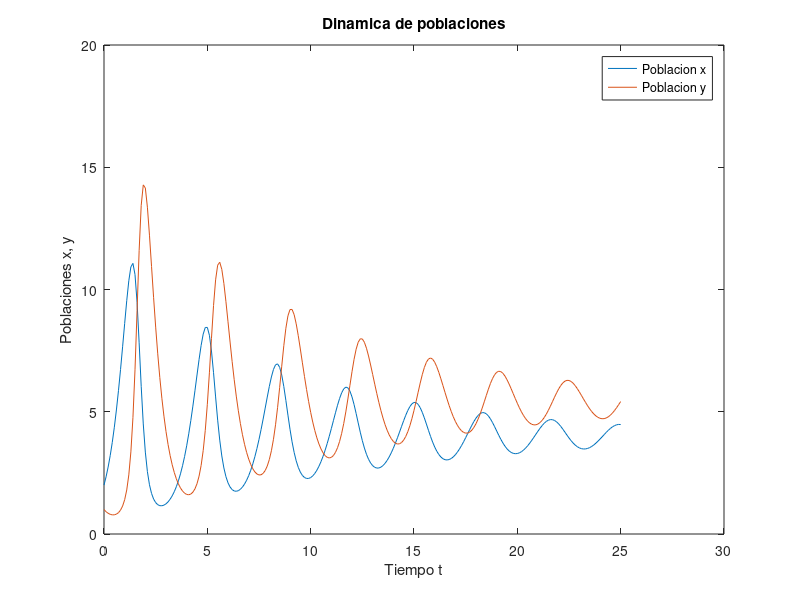
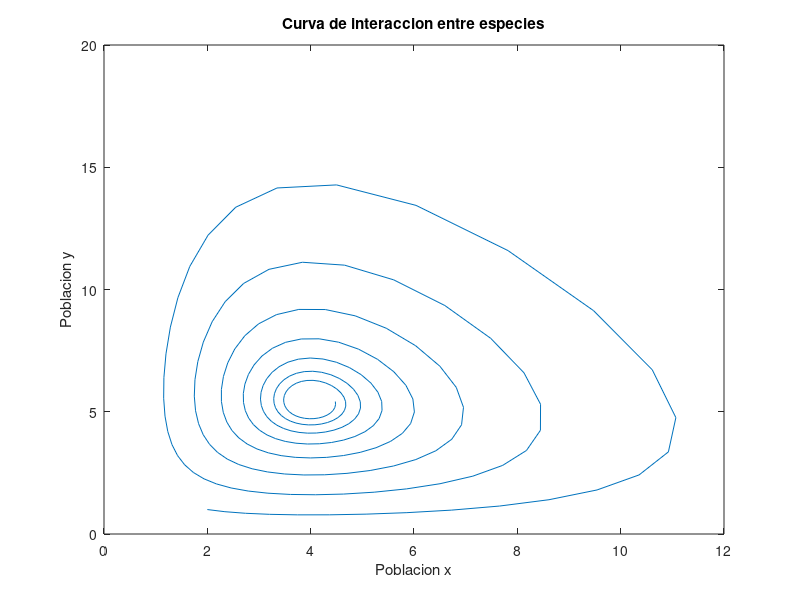

Write MATLAB code to recreate these figures, in order.
% Lotka Volterra
clc; clear all;

function y = f(t, x)
    y = [
        x(1) * (2 - 0.05 * x(1) - x(2) / 3)
        x(2) * (-2 + 0.5 * x(1))
        ];
endfunction

mu = [2; 1];
a = 0; b = 25;
h = 0.1;

N = round((b - a) / h);

t = a * ones(1, N + 1);
x = [
    mu(1, 1) * ones(1, N + 1)
    mu(2, 1) * ones(1, N + 1)
    ];

for n = 1:N
    xn = x(:, n);
    fn = f(t(n), xn);
    x(:, n + 1) = xn + h / 4 * (fn + 3 * f(t(n) + 2/3 * h, xn + 2/3 * h * fn));
    t(n + 1) = t(n) + h;
endfor

figure(1); clf;
plot(t, x(1, :), [";Poblacion x;"], t, x(2, :), [";Poblacion y;"]);
title("Dinamica de poblaciones");
xlabel("Tiempo t");
ylabel("Poblaciones x, y");

figure(2); clf;
plot(x(1, :), x(2, :));

title("Curva de interaccion entre especies");
xlabel("Poblacion x");
ylabel("Poblacion y");
